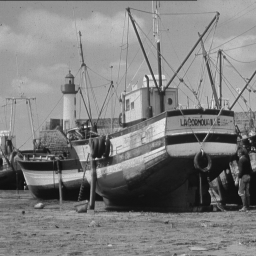
%> input picture images/256x256/boat_256.tif, 256 x 256 px
$ octave --eval "result = thresh_and_clean(imread('../images/256x256/boat_256.tif'));"   (GNU Octave 9; MATLAB toolbox functions it lacks are replaced by stand-ins)
%> lines starting %> are read from the running program, lines starting %| are printed output that depends on the picture
function bw = thresh_and_clean(img)
    img_filtered = imfilter(img,fspecial('gaussian',75,75),'symmetric');
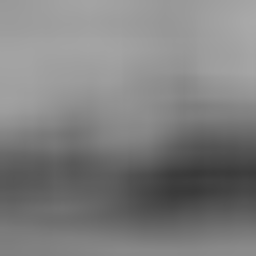
%> img_filtered: size 256x256 uint8; min 57, max 169, mean 126.6
    [counts,centers] = hist(img_filtered(:),200);
%> counts = 200 values, max 2225 at index 183, min 0 at index 3, mean 327.7; centers = 200 values from 57.28 to 168.7
%> (the run ends here)

$ run again, on images/256x256/cameraman.tif
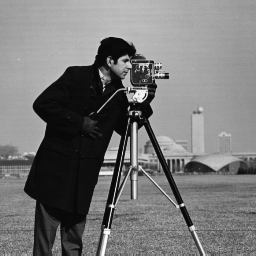
%> input picture images/256x256/cameraman.tif, 256 x 256 px
%> in thresh_and_clean, `img_filtered = imfilter(img,fspecial('gaussian',75,75),'symmetric');`:
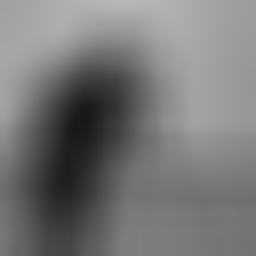
%> img_filtered: size 256x256 uint8; min 24, max 183, mean 118.7
%> counts = 200 values, max 1706 at index 117, min 0 at index 5, mean 327.7; centers = 200 values from 24.4 to 182.6

$ run again, on images/256x256/einstein.tif
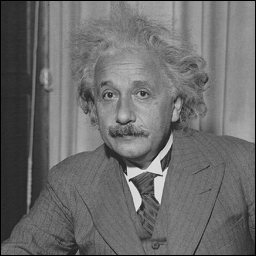
%> input picture images/256x256/einstein.tif, 256 x 256 px
%> in thresh_and_clean, `img_filtered = imfilter(img,fspecial('gaussian',75,75),'symmetric');`:
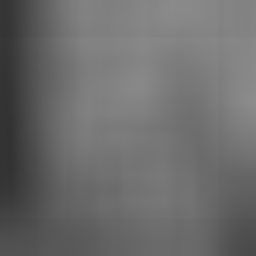
%> img_filtered: size 256x256 uint8; min 50, max 140, mean 107.8
%> counts = 200 values, max 2066 at index 178, min 0 at index 2, mean 327.7; centers = 200 values from 50.23 to 139.8

$ run again, on images/256x256/em1_256.tif
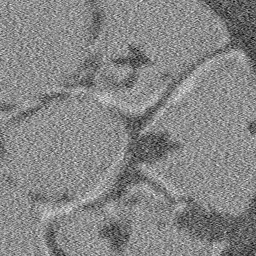
%> input picture images/256x256/em1_256.tif, 256 x 256 px
%> in thresh_and_clean, `img_filtered = imfilter(img,fspecial('gaussian',75,75),'symmetric');`:
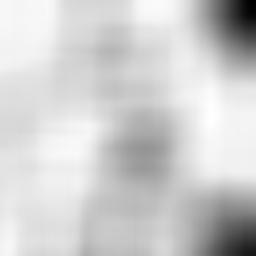
%> img_filtered: size 256x256 uint16; min 20505, max 21534, mean 21337.7; drawn with min black and max white
%> counts = 200 values, max 1881 at index 194, min 8 at index 15, mean 327.7; centers = 200 values from 20507.6 to 21531.4
